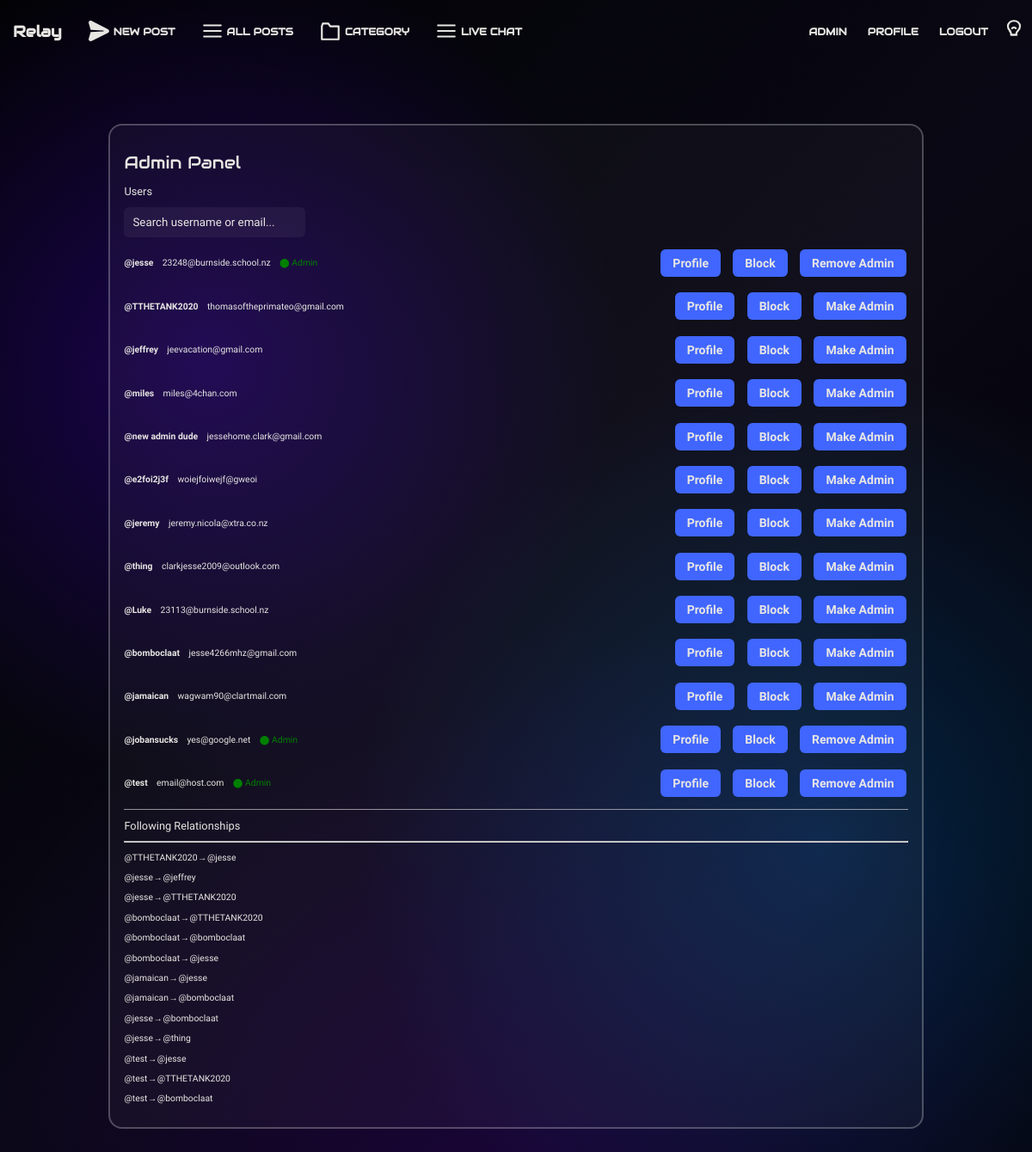
/admin (signed in), run on the app's committed database.
### tables this page shows
CREATE TABLE "users" (
    id INTEGER PRIMARY KEY AUTOINCREMENT,
    "name" TEXT UNIQUE,
    password TEXT
, imageurl TEXT, email TEXT);

### app.py (the view)
@app.route("/admin")
def admin():
    followers_sql = """
        SELECT followed.name AS followed_name,
        follower.name AS follower_name
        FROM following
        JOIN users AS followed ON following.followed_id = followed.id
        JOIN users AS follower ON following.follower_id = follower.id;
    """
    admins_sql = """
        SELECT users.id, users.name, users.email, users.imageurl
        FROM admins
        JOIN users ON admins.userid = users.id
        ORDER BY admins.id DESC;
    """
    users_sql = """
        SELECT users.name, users.email, users.imageurl, users.id
        FROM users;
    """
    blacklist_sql = "SELECT userid FROM blacklist;"
    admins = query_db(admins_sql)
    users = query_db(users_sql)
    followers = query_db(followers_sql)
    blacklist = [row[0] for row in query_db(blacklist_sql)]  # flat list of IDs
    admins2 = [
        row[0] for row in query_db(admins_sql)
    ]  # flat list of IDs for admin button checking
    if not any(row[0] == session.get("user_id") for row in admins):
        return redirect(url_for("login", notadmin=True))
    return render_template(
        "admin.html",
        users=users,
        followers=followers,
        admins=admins,
        blacklist=blacklist,
        admins2=admins2,
    )

### app.py (called while the page is built)
def get_db():
    db = getattr(g, "_database", None)
    if db is None:
        db = g._database = sqlite3.connect(DATABASE)
    return db

@app.teardown_appcontext
def close_connection(exception):
    db = getattr(g, "_database", None)
    if db is not None:
        db.close()

def query_db(query, args=(), one=False):
    cur = get_db().execute(query, args)
    rv = cur.fetchall()
    cur.close()
    return (rv[0] if rv else None) if one else rv

### templates/admin.html (shortened to what this page needs)
{% extends "layout.html" %}
{% block body %}
<div class="centered-content">
    <div class="admin-container">
        <h1 class="cat-title">Admin Panel</h1>
        <h2>Users</h2>
        <input type="text" id="userSearch" class="user-search" placeholder="Search username or email...">
        <div id="userList">
            {% for row in users %}
            <p class="admin-users user-item">
                <strong class="username">@{{ row[0] }}</strong>
                <span class="email">{{ row[1] }}</span>
                {% if row[3] in admins2 %}
                <span style="color:green;">⬤ Admin</span>
                {% endif %}
                <button class="admin-users-button" style="margin-left:auto">
                    <a href="/userposts/{{ row[0] }}">Profile</a>
                </button>
                <button class="admin-users-button">
                    {% if row[3] in blacklist %}
                    <a href="/unblock/{{ row[3] }}">Unblock</a>
                    {% else %}
                    <a href="/block/{{ row[3] }}">Block</a>
                    {% endif %}
                </button>
                <button class="admin-users-button">
                    {% if row[3] in admins2 %}
                    <a href="/removeadmin/{{ row[3] }}">Remove Admin</a>
                    {% else %}
                    <a href="/makeadmin/{{ row[3] }}">Make Admin</a>
                    {% endif %}
                </button>
            </p>
            {% endfor %}
        </div>
        <div style="border-bottom: 1px solid rgba(193, 193, 193, 0.744)"></div>
        <h2>Following Relationships</h2>
        <hr>
        {% for row in followers %}
        <p>@{{ row[1] }} &#8594; @{{ row[0] }}</p>
        {% endfor %}
    </div>
</div>
{% endblock %}

### static/style.css (style rules this page uses)
:root { --background: radial-gradient(circle at 20% 30%, rgba(80, 0, 255, 0.28), transparent 35%), radial-gradient(circle at 80% 70%, rgba(0, 140, 255, 0.22), transparent 40%), radial-gradient(circle at 50% 100%, rgba(120, 0, 255, 0.18), transparent 45%), linear-gradient(135deg, #020204 0%, #090814 50%, #020204 100%); --box-background: rgba(255, 255, 255, 0.035); --post-background: #2a2a2a; --input-background: rgba(255, 255, 255, 0.05); --element-bg: black; --font: #e8e6e3; --muted-font: #8d8d8d; --heading-font: "Audiowide", sans-serif; --body-font: "Google Sans", monospace; --coloured-element: #4066ff; --error-red: #ef4444; --sidebar-font-size: 0.8vw; --reply-font: calc(0.5vh + 0.5vw); --reply-line: calc(2vh + 2vw); --navbar-font-size: calc(0.59vh + 0.59vw); --navbar-title-size: 1.5vw; --box-border: 1px solid rgba(255, 255, 255, 0.07); --box-border-radius: 16px; --nav-box-shadow: rgba(226, 226, 226, 0.73); }
* { font-family: var(--body-font); box-sizing: border-box; }
body { background: var(--background); color: var(--font); overflow-x: hidden; overscroll-behavior-x: none; }
h1, .title, .searchbar, .top-button, .top-button-active, .follow-button, .content-404, .logo, .post-title, .page-title, .sidebar-title, .home-sidebar>h1 { font-family: var(--heading-font); }
h1 { font-size: 2.5vh; font-weight: 400; }
h2 { font-size: 1.6vh; font-weight: 400; }
p { font-size: 1.3vh; font-weight: 375; }
a { text-decoration: none; color: var(--font); font-weight: 520; }
button { all: unset; }
input, textarea { padding: 10px; border-radius: 6px; border: none; outline: none; color: var(--input-font); background: var(--input-background); font-family: 'Google Sans', monospace; }
input::placeholder, textarea::placeholder { color: var(--font-muted); }
.login-button, .admin-users-button { padding: 1vh; cursor: pointer; font-family: 'Google Sans', monospace; transition: 0.2s; background: var(--coloured-element); border-radius: 10px; color: white; border: none; width: calc(270px-1vh); }
.admin-users-button { display: inline-block; padding: 8px 14px; margin: 4px 2px; font-size: 14px; font-weight: 500; border-radius: 6px; border: none; cursor: pointer; transition: background 0.2s ease, transform 0.1s ease, box-shadow 0.1s ease; color: #fff; }
.centered-content { margin-top: 5em; display: grid; place-items: center; padding-bottom: 5em; }
.admin-container { width: 80%; background: var(--box-background); border: 2px solid rgba(255, 255, 255, 0.25); border-radius: var(--box-border-radius); padding: 1em; }
.admin-users { display: flex; align-items: center; gap: 1em; }

### data on the page
users: name "jesse", email "23248@burnside.school.nz", shows "⬤ Admin", name "TTHETANK2020", name "bomboclaat", name "jamaican", name "test"
users: name "TTHETANK2020", email "thomasoftheprimateo@gmail.com", name "jesse", name "bomboclaat", name "test"
users: name "jeffrey", email "jeevacation@gmail.com", name "jesse"
users: name "miles", email "miles@4chan.com"
users: name "new admin dude", email "jessehome.clark@gmail.com"
users: name "e2foi2j3f", email "woiejfoiwejf@gweoi"
users: name "jeremy", email "jeremy.nicola@xtra.co.nz"
users: name "thing", email "clarkjesse2009@outlook.com", name "jesse"
users: name "Luke", email "23113@burnside.school.nz"
users: name "bomboclaat", email "jesse4266mhz@gmail.com", name "jamaican", name "jesse", name "test"
users: name "jamaican", email "wagwam90@clartmail.com"
users: name "jobansucks", email "yes@google.net", shows "⬤ Admin"
users: name "test", email "email@host.com", shows "⬤ Admin"
